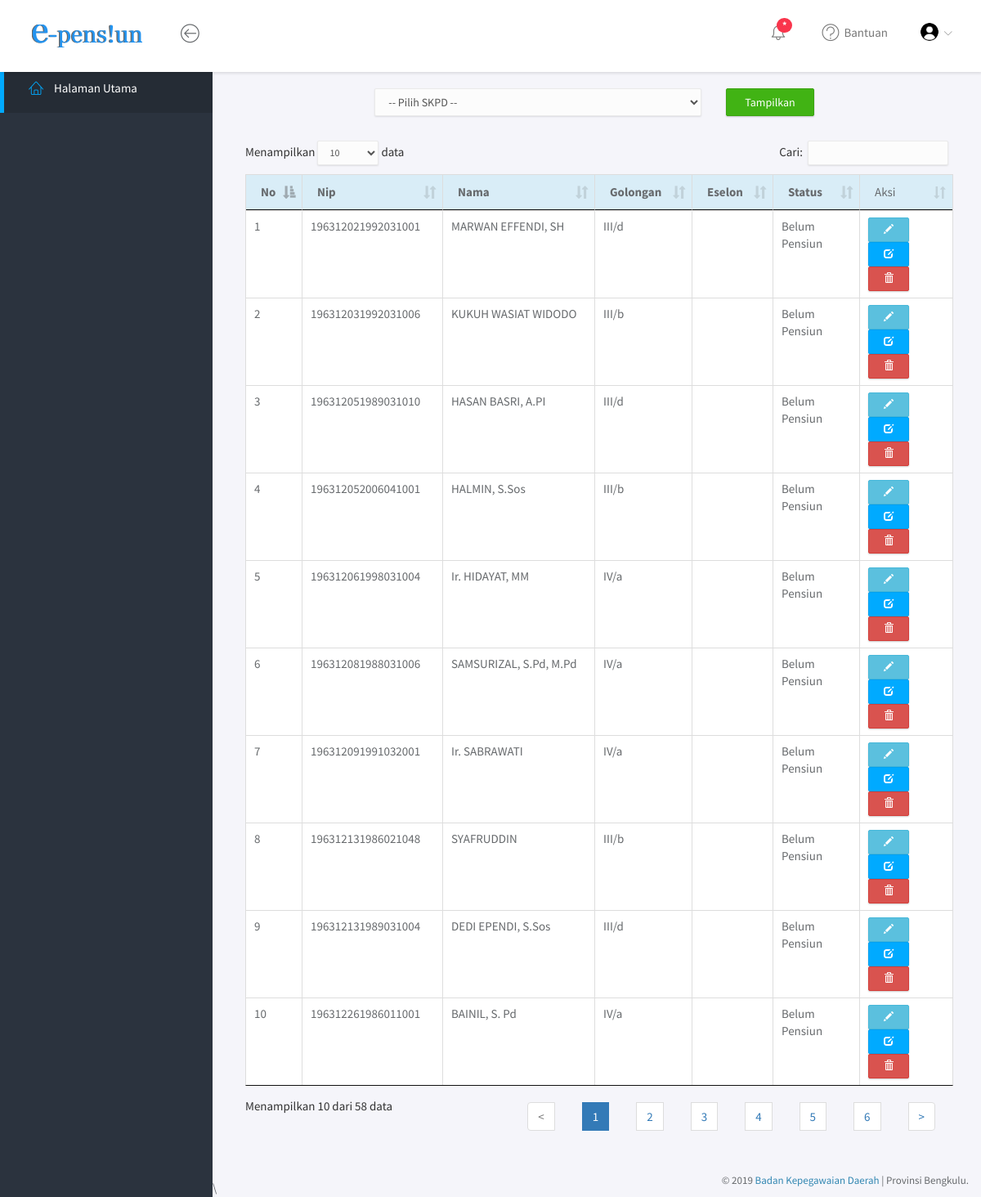
Screenshot of /index.php/admin with the database file from the repository.
### tables this page shows
CREATE TABLE `ref_asn` (
  `asn_id` int(11) NOT NULL,
  `asn_nip` varchar(20) DEFAULT NULL,
  `asn_id_mesin` int(15) DEFAULT NULL,
  `asn_nama` varchar(50) DEFAULT NULL,
  `asn_tgl_lahir` date DEFAULT NULL,
  `asn_gol_akhir` varchar(15) DEFAULT NULL,
  `asn_eselon` varchar(15) DEFAULT NULL,
  `asn_jabatan` varchar(75) DEFAULT NULL,
  `asn_jft` varchar(15) DEFAULT NULL,
  `asn_jfu` varchar(15) DEFAULT NULL,
  `asn_satker` varchar(50) DEFAULT NULL,
  `asn_skpd` int(15) DEFAULT NULL,
  `asn_ref_tipe_id` varchar(50) DEFAULT NULL,
  `asn_pensiun` enum('Y','N') DEFAULT 'N',
  `asn_is_plt` enum('Y','N') DEFAULT NULL,
  `asn_createuser` varchar(45) DEFAULT NULL,
  `asn_createdate` datetime DEFAULT NULL,
  `asn_updateuser` varchar(45) DEFAULT NULL,
  `asn_updatedate` datetime DEFAULT NULL
);

### application/controllers/admin.php (called while the page is built, shortened)
<?php
class Admin extends CI_Controller {
	function __construct(){
		  $this->load->helper(array('form', 'url'));
	}
	public function index(){
		$this->load->model('model_pegawai');
		if ($this->input->post('filter')) {
			$where = $this->input->post('skpd');
			$data = $this->model_pegawai->pegawai_filter($where);
		}
		else {
			$data = $this->model_pegawai->pegawai();
		}
		$data=array(
			'status' => $this->model_pegawai->status($this->session->userdata('nip')),
			'data'=> $data,
			'skpd' => $this->db->get('ref_skpd')->result(),
			'isi'=>'backend/operator/pegawai'
		);
		$this->load->view('layout',$data);
	}
}

### index.php (called while the page is built, shortened)
<?php
require_once BASEPATH.'core/CodeIgniter.php';

### application/models/model_pegawai.php (called while the page is built, shortened)
<?php
class Model_pegawai extends CI_model {
	function pegawai(){
		$this->db->where('YEAR(CURDATE()) - SUBSTRING(asn_nip FROM 1 FOR 4) <=', 57);
		$data = $this->db->get('ref_asn');
		return $data->result_array();
	}
	public function status($nip){
		$query = $this->db->where('asn_nip', $nip)->get('ref_asn');
		return $query->row_array();
	}
}

### application/views/backend/operator/pegawai.php (the view, shortened to what this page needs)
<div class="main">
			<div class="main-content">
				<div class="container-fluid">
					<div class="row">
						<div class="col-md-12">
						<div class="col-md-12">
								<div class="panel-body no-padding">
									<form method="post" action="">
									<div class="form-group" >
									<div class="col-md-2"></div>
									<div class="col-md-6" >
												<select name="skpd" class="form-control">
                            						<option value=""> -- Pilih SKPD -- </option>
                            					</select>
									</div>
									<div class="col-md-2">
											<button type="submit" name="filter" value="true" class="btn btn-success" style="float:center">Tampilkan</button>
										</div>
										</form>
										<br>
										<br>
										<br>
									<table id="featured-datatable" class="table table-bordered">
										<thead>
											<tr class="info">
												<th>No</th>
												<th>Nip</th>
												<th>Nama</th>
												<th>Golongan</th>
												<th>Eselon</th>
												<th>Status</th>
												<td>Aksi</td>
											</tr>
										</thead>
										<tbody>
											<?php $no=1; foreach($data as $data) { ?>
											<tr>
												<td><?php echo $no++; ?></td>
												<td><?php echo $data['asn_nip']?></td>
												<td><?php echo $data['asn_nama']; ?></td>
												<td><?php echo $data['asn_gol_akhir']; ?></td>
												<td><?php echo $data['asn_eselon']; ?></td>
												<td>Belum Pensiun</td>
												<td>
													<a data-toggle="tooltip" title="Detail" href="<?php echo base_url().'admin/pegawai_detail/'.$data['asn_nip']?>"><button
													type="button" class="btn btn-info btn-sm" ><span class="glyphicon glyphicon-pencil"></span></button></a>
													<a data-toggle="tooltip" title="Ubah" href="<?php echo base_url().'admin/pegawai_ubah/'.$data['asn_nip']?>"><button
													type="button" class="btn btn-primary btn-sm"><span class="glyphicon glyphicon-edit"></span></button></a>
													<a data-toggle="tooltip" title="Hapus" href="<?php echo base_url().'admin/pegawai_hapus/'.$data['asn_nip']?>"><button
													type="button" class="btn btn-danger btn-sm" onCLick="return confirm('apakah anda yakin ingin menghapus?')"><span class="glyphicon glyphicon-trash"></span></button></a>
												</td>
											</tr>
											<?php } ?>
										</tbody>
									</table>
								</div>
							</div>
						</div>
					</div>
				</div>
			</div>
		</div>\

### application/views/layout.php (shortened to what this page needs)
<!doctype html>
<html lang="en">
<head>
	<link rel="stylesheet" href="<?php echo base_url().'assets/backend/vendor/bootstrap/css/bootstrap.min.css'?>">
	<link rel="stylesheet" href="<?php echo base_url().'assets/backend/vendor/font-awesome/css/font-awesome.min.css'?>">
	<link rel="stylesheet" href="<?php echo base_url().'assets/backend/vendor/linearicons/style.css'?>">
	<link rel="stylesheet" href="<?php echo base_url().'assets/vendor/chartist/css/chartist-custom.css'?>">
	<link rel="stylesheet" href="<?php echo base_url().'assets/backend/css/main.css'?>">
	<link rel="stylesheet" href="<?php echo base_url().'assets/backend/css/demo.css'?>">
	<link rel="stylesheet" href="<?php echo base_url().'assets/vendor/datatables/css-main/jquery.dataTables.min.css'?>">
	<link rel="stylesheet" href="<?php echo base_url().'assets/vendor/datatables/css-bootstrap/dataTables.bootstrap.min.css'?>">
	<link rel="stylesheet" href="<?php echo base_url().'assets/vendor/datatables-tabletools/css/dataTables.tableTools.css'?>">
	<link rel="stylesheet" href="//cdnjs.cloudflare.com/ajax/libs/morris.js/0.5.1/morris.css">
</head>
<body>
	<div id="wrapper">
		<nav class="navbar navbar-default navbar-fixed-top">
			<div class="brand">
				<a href="#"><img src="<?php echo base_url().'assets/backend/img/logo-dark.png'?>" alt="Klorofil Logo" class="img-responsive logo"></a>
			</div>
			<div class="container-fluid">
				<div class="navbar-btn">
					<button type="button" class="btn-toggle-fullwidth"><i class="lnr lnr-arrow-left-circle"></i></button>
				</div>
				<div id="navbar-menu">
					<ul class="nav navbar-nav navbar-right">
						<li class="dropdown">
							<a href="#" class="dropdown-toggle icon-menu" data-toggle="dropdown">
								<i class="lnr lnr-alarm"></i>
								<span class="badge bg-danger">*</span>
							</a>
						</li>
						<li class="dropdown">
							<a href="#" class="dropdown-toggle" data-toggle="dropdown"><i class="lnr lnr-question-circle"></i> <span>Bantuan</span></a>
						</li>
						<li class="dropdown">
							<a href="#" class="dropdown-toggle" data-toggle="dropdown"><img src="<?php echo base_url().'assets//backend/img/user.png'?>" class="img-circle" alt="Avatar"> <span><?php $user = $this->session->userdata('nama'); echo $user; ?></span> <i class="icon-submenu lnr lnr-chevron-down"></i></a>
						</li>
					</ul>
				</div>
			</div>
		</nav>
		<div id="sidebar-nav" class="sidebar">
			<div class="sidebar-scroll">
				<nav>
					<ul class="nav">
						<li><a href="<?php echo base_url().'dashboard'?>" class="active"><i class="lnr lnr-home"></i> <span>Halaman Utama</span></a></li>
					</ul>
				</nav>
			</div>
		</div>
		<?php $this->load->view($isi)?>
		<footer>
			<div class="container-fluid">
				<p class="copyright">&copy; 2019 <a href="https://www.themeineed.com" target="_blank">Badan Kepegawaian Daerah</a>
				| Provinsi Bengkulu.</p>
			</div>
		</footer>
	</div>
</body>
</html>

### assets/backend/css/main.css (style rules this page uses)
html { position: relative; min-height: 100%; }
body { background-color: #F3F5F8; font-family: "Source Sans Pro", sans-serif; font-size: 15px; color: #676a6d; }
a { color: #3287B2; }
th { font-weight: 600; }
footer { position: absolute; bottom: 0; right: 0; padding-top: 15px; padding-bottom: 10px; }
.copyright { margin-bottom: 0; text-align: right; font-size: 13px; }
#wrapper .sidebar { -webkit-transition: all 0.3s ease-in-out; -moz-transition: all 0.3s ease-in-out; -ms-transition: all 0.3s ease-in-out; -o-transition: all 0.3s ease-in-out; transition: all 0.3s ease-in-out; width: 260px; height: 100%; float: left; background-color: #2B333E; position: fixed; left: 0; }
#wrapper .main { -webkit-transition: all 0.3s ease-in-out; -moz-transition: all 0.3s ease-in-out; -ms-transition: all 0.3s ease-in-out; -o-transition: all 0.3s ease-in-out; transition: all 0.3s ease-in-out; width: calc(100% - 260px); left: 0; position: relative; float: right; background-color: #f5f5fa; }
#wrapper #sidebar-nav, #wrapper .main { padding-top: 80px; }
.main-content { padding: 28px 10px; }
.navbar-default { -webkit-transition: all 0.3s ease-in-out; -moz-transition: all 0.3s ease-in-out; -ms-transition: all 0.3s ease-in-out; -o-transition: all 0.3s ease-in-out; transition: all 0.3s ease-in-out; -moz-box-shadow: 1px 2px 3px rgba(0, 0, 0, 0.1); -webkit-box-shadow: 1px 2px 3px rgba(0, 0, 0, 0.1); box-shadow: 1px 2px 3px rgba(0, 0, 0, 0.1); -webkit-border-radius: 0; -moz-border-radius: 0; border-radius: 0; padding: 0; margin: 0; border: none; background-color: #fff; }
.navbar-default .brand { float: left; padding: 30px 39px; background-color: #fff; }
.navbar-btn { float: left; padding: 16px 0; }
.navbar-btn button { font-size: 24px; padding: 4px 8px; line-height: .7; border: none; background: none; outline: none; }
.navbar-nav .icon-menu { display: inline-block; vertical-align: middle; *vertical-align: auto; *zoom: 1; *display: inline; padding-top: 28px; padding-bottom: 28px; position: relative; }
.navbar-nav .icon-menu .badge { position: absolute; top: 22px; right: 16px; }
.navbar-nav > li > a { padding: 28px 20px; }
.navbar-nav > li > a > i { font-size: 22px; margin-right: 2px; vertical-align: middle; }
.navbar-nav > li > a > i.icon-submenu { margin-left: 2px; margin-right: 0; font-size: 10px; position: relative; top: 2px; }
.navbar-nav > li > a > span { position: relative; top: 2px; }
.navbar-nav > li > a img { width: 22px; margin-right: 2px; }
@media screen and (min-width: 768px) { .navbar-nav.navbar-right { margin-right: 0; } }
.sidebar { z-index: 9; }
.sidebar .nav > li > a { padding: 18px 30px; color: #AEB7C2; border-left: 5px solid transparent; }
.sidebar .nav > li > a:hover, .sidebar .nav > li > a:focus, .sidebar .nav > li > a.active { color: #fff; background-color: transparent; }
.sidebar .nav > li > a:hover i, .sidebar .nav > li > a:focus i, .sidebar .nav > li > a.active i { color: #00AAFF; }
.sidebar .nav > li > a:focus, .sidebar .nav > li > a.active { background-color: #252c35; border-left-color: #00AAFF; }
.sidebar .nav i { margin-right: 10px; font-size: 18px; }
.sidebar .nav span { -webkit-transition: all 0.3s ease-in-out; -moz-transition: all 0.3s ease-in-out; -ms-transition: all 0.3s ease-in-out; -o-transition: all 0.3s ease-in-out; transition: all 0.3s ease-in-out; position: relative; top: -2px; }
.form-control { -moz-box-shadow: 0px 1px 2px 0 rgba(0, 0, 0, 0.1); -webkit-box-shadow: 0px 1px 2px 0 rgba(0, 0, 0, 0.1); box-shadow: 0px 1px 2px 0 rgba(0, 0, 0, 0.1); -webkit-border-radius: 2px; -moz-border-radius: 2px; border-radius: 2px; border-color: #eaeaea; background-color: #fcfcfc; }
.btn { -webkit-border-radius: 2px; -moz-border-radius: 2px; border-radius: 2px; -moz-box-shadow: 0px 1px 2px 0 rgba(0, 0, 0, 0.2); -webkit-box-shadow: 0px 1px 2px 0 rgba(0, 0, 0, 0.2); box-shadow: 0px 1px 2px 0 rgba(0, 0, 0, 0.2); padding: 6px 22px; }
.btn-group-sm > .btn, .btn-sm { padding: 5px 18px; }
.btn-primary { background-color: #00AAFF; border-color: #00a0f0; }
.btn-success { background-color: #41B314; border-color: #3ca512; }
.bg-danger { background-color: #F9354C; }
.no-padding { padding: 0 !important; }

### rows the page displays
ref_asn: asn_nip "196312021992031001", asn_nama "MARWAN EFFENDI, SH", asn_gol_akhir "III/d"
ref_asn: asn_nip "196312031992031006", asn_nama "KUKUH WASIAT WIDODO", asn_gol_akhir "III/b"
ref_asn: asn_nip "196312051989031010", asn_nama "HASAN BASRI, A.PI", asn_gol_akhir "III/d"
ref_asn: asn_nip "196312052006041001", asn_nama "HALMIN, S.Sos", asn_gol_akhir "III/b"
ref_asn: asn_nip "196312061998031004", asn_nama "Ir. HIDAYAT, MM", asn_gol_akhir "IV/a"
ref_asn: asn_nip "196312081988031006", asn_nama "SAMSURIZAL, S.Pd, M.Pd", asn_gol_akhir "IV/a"
ref_asn: asn_nip "196312091991032001", asn_nama "Ir. SABRAWATI", asn_gol_akhir "IV/a"
ref_asn: asn_nip "196312131986021048", asn_nama "SYAFRUDDIN", asn_gol_akhir "III/b"
ref_asn: asn_nip "196312131989031004", asn_nama "DEDI EPENDI, S.Sos", asn_gol_akhir "III/d"
ref_asn: asn_nip "196312261986011001", asn_nama "BAINIL, S. Pd", asn_gol_akhir "IV/a"
